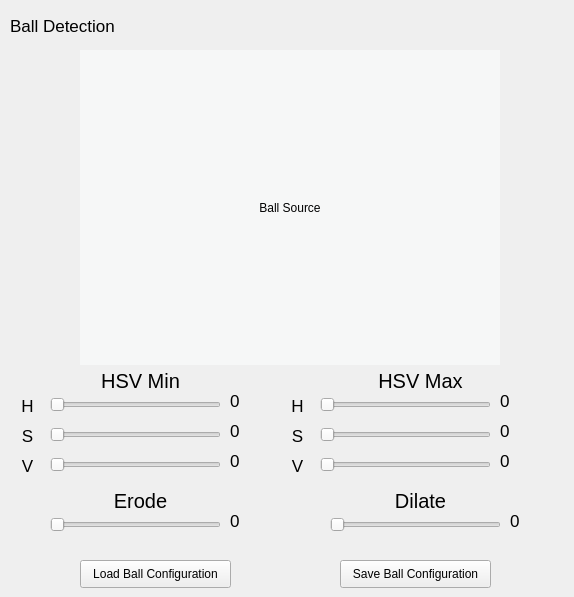
    <widget class="QWidget" name="BallPage">
     <widget class="QLabel" name="label_5">
      <property name="geometry">
       <rect>
        <x>10</x>
        <y>0</y>
        <width>161</width>
        <height>51</height>
       </rect>
      </property>
      <property name="font">
       <font>
        <pointsize>13</pointsize>
       </font>
      </property>
      <property name="text">
       <string>Ball Detection</string>
      </property>
     </widget>
     <widget class="QLabel" name="disp_Ball">
      <property name="geometry">
       <rect>
        <x>80</x>
        <y>50</y>
        <width>420</width>
        <height>315</height>
       </rect>
      </property>
      <property name="styleSheet">
       <string notr="true">background-color: rgb(246, 247, 247);</string>
      </property>
      <property name="text">
       <string>Ball Source</string>
      </property>
      <property name="alignment">
       <set>Qt::AlignCenter</set>
      </property>
     </widget>
     <widget class="QLabel" name="label_17">
      <property name="geometry">
       <rect>
        <x>20</x>
        <y>420</y>
        <width>15</width>
        <height>31</height>
       </rect>
      </property>
      <property name="maximumSize">
       <size>
        <width>15</width>
        <height>16777215</height>
       </size>
      </property>
      <property name="font">
       <font>
        <pointsize>13</pointsize>
       </font>
      </property>
      <property name="text">
       <string>S</string>
      </property>
      <property name="alignment">
       <set>Qt::AlignCenter</set>
      </property>
     </widget>
     <widget class="QLabel" name="S_Ball_min_label">
      <property name="geometry">
       <rect>
        <x>230</x>
        <y>420</y>
        <width>55</width>
        <height>21</height>
       </rect>
      </property>
      <property name="font">
       <font>
        <pointsize>13</pointsize>
       </font>
      </property>
      <property name="text">
       <string>0</string>
      </property>
     </widget>
     <widget class="QLabel" name="V_Ball_min_label">
      <property name="geometry">
       <rect>
        <x>230</x>
        <y>450</y>
        <width>55</width>
        <height>21</height>
       </rect>
      </property>
      <property name="font">
       <font>
        <pointsize>13</pointsize>
       </font>
      </property>
      <property name="text">
       <string>0</string>
      </property>
     </widget>
     <widget class="QSlider" name="Slider_V_Ball_min">
      <property name="geometry">
       <rect>
        <x>50</x>
        <y>450</y>
        <width>171</width>
        <height>30</height>
       </rect>
      </property>
      <property name="maximum">
       <number>255</number>
      </property>
      <property name="orientation">
       <enum>Qt::Horizontal</enum>
      </property>
      <property name="tickPosition">
       <enum>QSlider::NoTicks</enum>
      </property>
     </widget>
     <widget class="QLabel" name="label_9">
      <property name="geometry">
       <rect>
        <x>80</x>
        <y>370</y>
        <width>121</width>
        <height>21</height>
       </rect>
      </property>
      <property name="font">
       <font>
        <pointsize>15</pointsize>
       </font>
      </property>
      <property name="text">
       <string>HSV Min</string>
      </property>
      <property name="alignment">
       <set>Qt::AlignCenter</set>
      </property>
     </widget>
     <widget class="QLabel" name="label_18">
      <property name="geometry">
       <rect>
        <x>20</x>
        <y>450</y>
        <width>15</width>
        <height>31</height>
       </rect>
      </property>
      <property name="maximumSize">
       <size>
        <width>15</width>
        <height>16777215</height>
       </size>
      </property>
      <property name="font">
       <font>
        <pointsize>13</pointsize>
       </font>
      </property>
      <property name="text">
       <string>V</string>
      </property>
      <property name="alignment">
       <set>Qt::AlignCenter</set>
      </property>
     </widget>
     <widget class="QLabel" name="label_19">
      <property name="geometry">
       <rect>
        <x>20</x>
        <y>390</y>
        <width>15</width>
        <height>31</height>
       </rect>
      </property>
      <property name="maximumSize">
       <size>
        <width>15</width>
        <height>16777215</height>
       </size>
      </property>
      <property name="font">
       <font>
        <pointsize>13</pointsize>
       </font>
      </property>
      <property name="text">
       <string>H</string>
      </property>
      <property name="alignment">
       <set>Qt::AlignCenter</set>
      </property>
     </widget>
     <widget class="QSlider" name="Slider_H_Ball_min">
      <property name="geometry">
       <rect>
        <x>50</x>
        <y>390</y>
        <width>171</width>
        <height>30</height>
       </rect>
      </property>
      <property name="maximum">
       <number>255</number>
      </property>
      <property name="orientation">
       <enum>Qt::Horizontal</enum>
      </property>
      <property name="tickPosition">
       <enum>QSlider::NoTicks</enum>
      </property>
     </widget>
     <widget class="QSlider" name="Slider_S_Ball_min">
      <property name="geometry">
       <rect>
        <x>50</x>
        <y>420</y>
        <width>171</width>
        <height>30</height>
       </rect>
      </property>
      <property name="maximum">
       <number>255</number>
      </property>
      <property name="orientation">
       <enum>Qt::Horizontal</enum>
      </property>
      <property name="tickPosition">
       <enum>QSlider::NoTicks</enum>
      </property>
     </widget>
     <widget class="QLabel" name="H_Ball_min_label">
      <property name="geometry">
       <rect>
        <x>230</x>
        <y>390</y>
        <width>55</width>
        <height>21</height>
       </rect>
      </property>
      <property name="font">
       <font>
        <pointsize>13</pointsize>
       </font>
      </property>
      <property name="text">
       <string>0</string>
      </property>
     </widget>
     <widget class="QLabel" name="label_11">
      <property name="geometry">
       <rect>
        <x>360</x>
        <y>370</y>
        <width>121</width>
        <height>21</height>
       </rect>
      </property>
      <property name="font">
       <font>
        <pointsize>15</pointsize>
       </font>
      </property>
      <property name="text">
       <string>HSV Max</string>
      </property>
      <property name="alignment">
       <set>Qt::AlignCenter</set>
      </property>
     </widget>
     <widget class="QLabel" name="S_Ball_max_label">
      <property name="geometry">
       <rect>
        <x>500</x>
        <y>420</y>
        <width>55</width>
        <height>21</height>
       </rect>
      </property>
      <property name="font">
       <font>
        <pointsize>13</pointsize>
       </font>
      </property>
      <property name="text">
       <string>0</string>
      </property>
     </widget>
     <widget class="QLabel" name="H_Ball_max_label">
      <property name="geometry">
       <rect>
        <x>500</x>
        <y>390</y>
        <width>55</width>
        <height>21</height>
       </rect>
      </property>
      <property name="font">
       <font>
        <pointsize>13</pointsize>
       </font>
      </property>
      <property name="text">
       <string>0</string>
      </property>
     </widget>
     <widget class="QLabel" name="label_20">
      <property name="geometry">
       <rect>
        <x>290</x>
        <y>450</y>
        <width>15</width>
        <height>31</height>
       </rect>
      </property>
      <property name="maximumSize">
       <size>
        <width>15</width>
        <height>16777215</height>
       </size>
      </property>
      <property name="font">
       <font>
        <pointsize>13</pointsize>
       </font>
      </property>
      <property name="text">
       <string>V</string>
      </property>
      <property name="alignment">
       <set>Qt::AlignCenter</set>
      </property>
     </widget>
     <widget class="QLabel" name="label_21">
      <property name="geometry">
       <rect>
        <x>290</x>
        <y>390</y>
        <width>15</width>
        <height>31</height>
       </rect>
      </property>
      <property name="maximumSize">
       <size>
        <width>15</width>
        <height>16777215</height>
       </size>
      </property>
      <property name="font">
       <font>
        <pointsize>13</pointsize>
       </font>
      </property>
      <property name="text">
       <string>H</string>
      </property>
      <property name="alignment">
       <set>Qt::AlignCenter</set>
      </property>
     </widget>
     <widget class="QSlider" name="Slider_V_Ball_max">
      <property name="geometry">
       <rect>
        <x>320</x>
        <y>450</y>
        <width>171</width>
        <height>30</height>
       </rect>
      </property>
      <property name="maximum">
       <number>255</number>
      </property>
      <property name="orientation">
       <enum>Qt::Horizontal</enum>
      </property>
      <property name="tickPosition">
       <enum>QSlider::NoTicks</enum>
      </property>
     </widget>
     <widget class="QSlider" name="Slider_S_Ball_max">
      <property name="geometry">
       <rect>
        <x>320</x>
        <y>420</y>
        <width>171</width>
        <height>30</height>
       </rect>
      </property>
      <property name="maximum">
       <number>255</number>
      </property>
      <property name="orientation">
       <enum>Qt::Horizontal</enum>
      </property>
      <property name="tickPosition">
       <enum>QSlider::NoTicks</enum>
      </property>
     </widget>
     <widget class="QLabel" name="V_Ball_max_label">
      <property name="geometry">
       <rect>
        <x>500</x>
        <y>450</y>
        <width>55</width>
        <height>21</height>
       </rect>
      </property>
      <property name="font">
       <font>
        <pointsize>13</pointsize>
       </font>
      </property>
      <property name="text">
       <string>0</string>
      </property>
     </widget>
     <widget class="QSlider" name="Slider_H_Ball_max">
      <property name="geometry">
       <rect>
        <x>320</x>
        <y>390</y>
        <width>171</width>
        <height>30</height>
       </rect>
      </property>
      <property name="maximum">
       <number>255</number>
      </property>
      <property name="orientation">
       <enum>Qt::Horizontal</enum>
      </property>
      <property name="tickPosition">
       <enum>QSlider::NoTicks</enum>
      </property>
     </widget>
     <widget class="QLabel" name="label_23">
      <property name="geometry">
       <rect>
        <x>290</x>
        <y>420</y>
        <width>15</width>
        <height>31</height>
       </rect>
      </property>
      <property name="maximumSize">
       <size>
        <width>15</width>
        <height>16777215</height>
       </size>
      </property>
      <property name="font">
       <font>
        <pointsize>13</pointsize>
       </font>
      </property>
      <property name="text">
       <string>S</string>
      </property>
      <property name="alignment">
       <set>Qt::AlignCenter</set>
      </property>
     </widget>
     <widget class="QSlider" name="Slider_Erode_Ball">
      <property name="geometry">
       <rect>
        <x>50</x>
        <y>510</y>
        <width>171</width>
        <height>30</height>
       </rect>
      </property>
      <property name="maximum">
       <number>5</number>
      </property>
      <property name="orientation">
       <enum>Qt::Horizontal</enum>
      </property>
      <property name="tickPosition">
       <enum>QSlider::NoTicks</enum>
      </property>
     </widget>
     <widget class="QLabel" name="Erode_Ball_label">
      <property name="geometry">
       <rect>
        <x>230</x>
        <y>510</y>
        <width>55</width>
        <height>21</height>
       </rect>
      </property>
      <property name="font">
       <font>
        <pointsize>13</pointsize>
       </font>
      </property>
      <property name="text">
       <string>0</string>
      </property>
     </widget>
     <widget class="QLabel" name="label_13">
      <property name="geometry">
       <rect>
        <x>80</x>
        <y>490</y>
        <width>121</width>
        <height>21</height>
       </rect>
      </property>
      <property name="font">
       <font>
        <pointsize>15</pointsize>
       </font>
      </property>
      <property name="text">
       <string>Erode</string>
      </property>
      <property name="alignment">
       <set>Qt::AlignCenter</set>
      </property>
     </widget>
     <widget class="QLabel" name="Dilate_Ball_label">
      <property name="geometry">
       <rect>
        <x>510</x>
        <y>510</y>
        <width>55</width>
        <height>21</height>
       </rect>
      </property>
      <property name="font">
       <font>
        <pointsize>13</pointsize>
       </font>
      </property>
      <property name="text">
       <string>0</string>
      </property>
     </widget>
     <widget class="QLabel" name="label_14">
      <property name="geometry">
       <rect>
        <x>360</x>
        <y>490</y>
        <width>121</width>
        <height>21</height>
       </rect>
      </property>
      <property name="font">
       <font>
        <pointsize>15</pointsize>
       </font>
      </property>
      <property name="text">
       <string>Dilate</string>
      </property>
      <property name="alignment">
       <set>Qt::AlignCenter</set>
      </property>
     </widget>
     <widget class="QSlider" name="Slider_Dilate_Ball">
      <property name="geometry">
       <rect>
        <x>330</x>
        <y>510</y>
        <width>171</width>
        <height>30</height>
       </rect>
      </property>
      <property name="maximum">
       <number>5</number>
      </property>
      <property name="orientation">
       <enum>Qt::Horizontal</enum>
      </property>
      <property name="tickPosition">
       <enum>QSlider::NoTicks</enum>
      </property>
     </widget>
     <widget class="QPushButton" name="Save_Ball_Button">
      <property name="geometry">
       <rect>
        <x>340</x>
        <y>560</y>
        <width>151</width>
        <height>28</height>
       </rect>
      </property>
      <property name="text">
       <string>Save Ball Configuration</string>
      </property>
     </widget>
     <widget class="QPushButton" name="Load_Ball_Button">
      <property name="geometry">
       <rect>
        <x>80</x>
        <y>560</y>
        <width>151</width>
        <height>28</height>
       </rect>
      </property>
      <property name="text">
       <string>Load Ball Configuration</string>
      </property>
     </widget>
    </widget>
